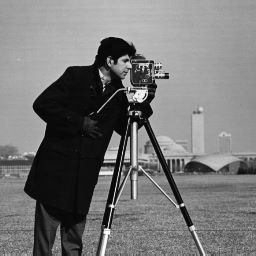
#> input picture Chapterwise Code/Chapter 5/cameraman.jpg, 256 x 256 px, found by its file name
$ python Rotation.py
#> lines starting #> are read from the running program, lines starting #| are printed output that depends on the picture
import numpy as np
import matplotlib.pyplot as plt
import skimage.io as io
from skimage.transform import rotate

# Load the image
c = io.imread('D:\\4-1\\DIP LAB\\dataset\\cameraman.jpg')
#> c is the input picture: shape (256, 256, 3); min 0, max 255, mean 118.7

# Rotate the image by 60 degrees using nearest-neighbor interpolation (order=0)
cr = rotate(c, angle=60, order=0, mode='constant', cval=0)
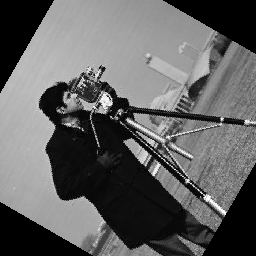
#> cr: shape (256, 256, 3); min 0, max 255, mean 97.3

# Display the rotated image using io.imshow
io.imshow(cr)
plt.show()

# Rotate the image by 60 degrees using bicubic interpolation (order=3)
crc = rotate(c, angle=60, order=3, mode='constant', cval=0)
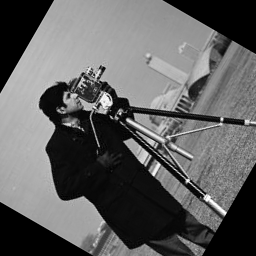
#> crc: shape (256, 256, 3) float64; min 0, max 1, mean 0.382

# Display the rotated image using plt.imshow
plt.figure()
plt.imshow(crc)
plt.show()

$ run again, with Chapterwise Code/Chapter 5/5.3.01.tiff saved as Chapterwise Code/Chapter 5/cameraman.jpg
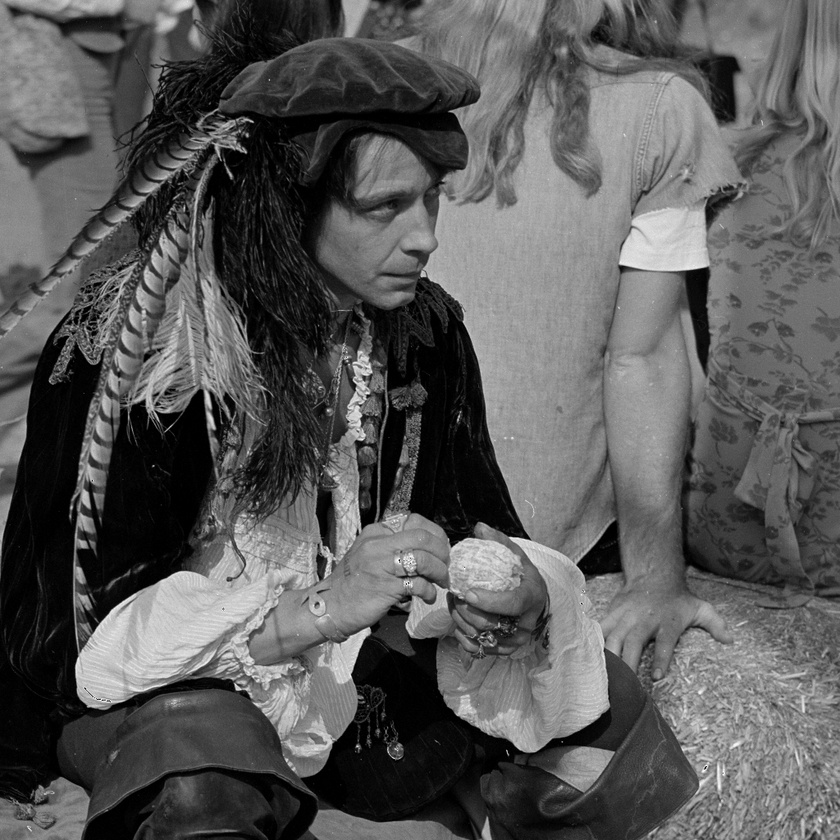
#> input picture Chapterwise Code/Chapter 5/5.3.01.tiff, 840 x 840 px, shrunk from 1024 x 1024 before the run, found by its file name
#> c is the input picture: shape (840, 840); min 0, max 255, mean 89
#> `cr = rotate(c, angle=60, order=0, mode='constant', cval=0)`:
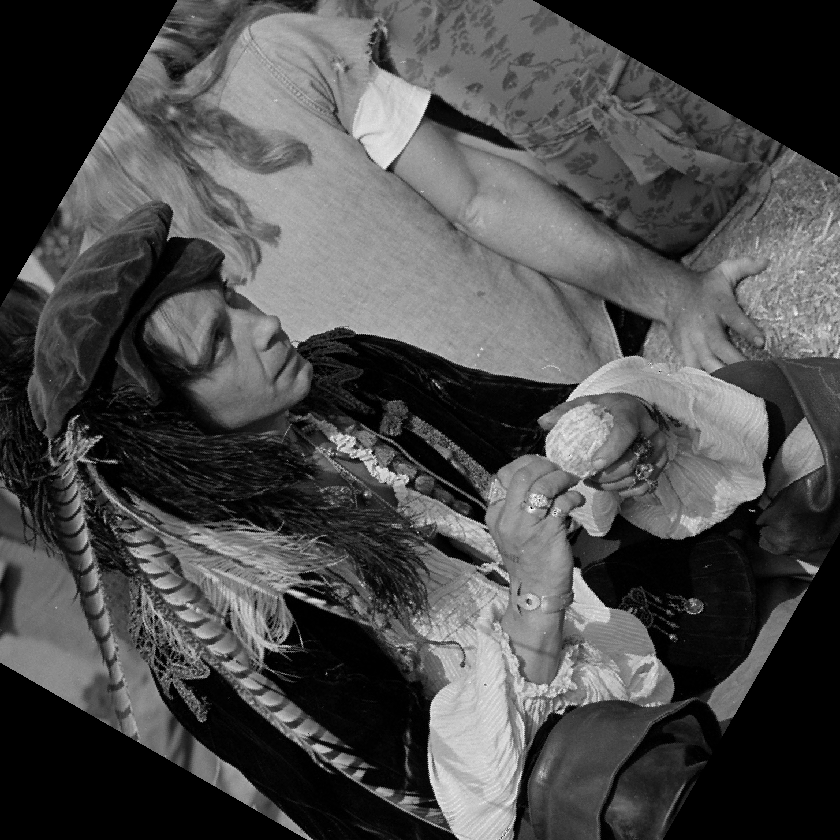
#> cr: shape (840, 840); min 0, max 255, mean 75.5
